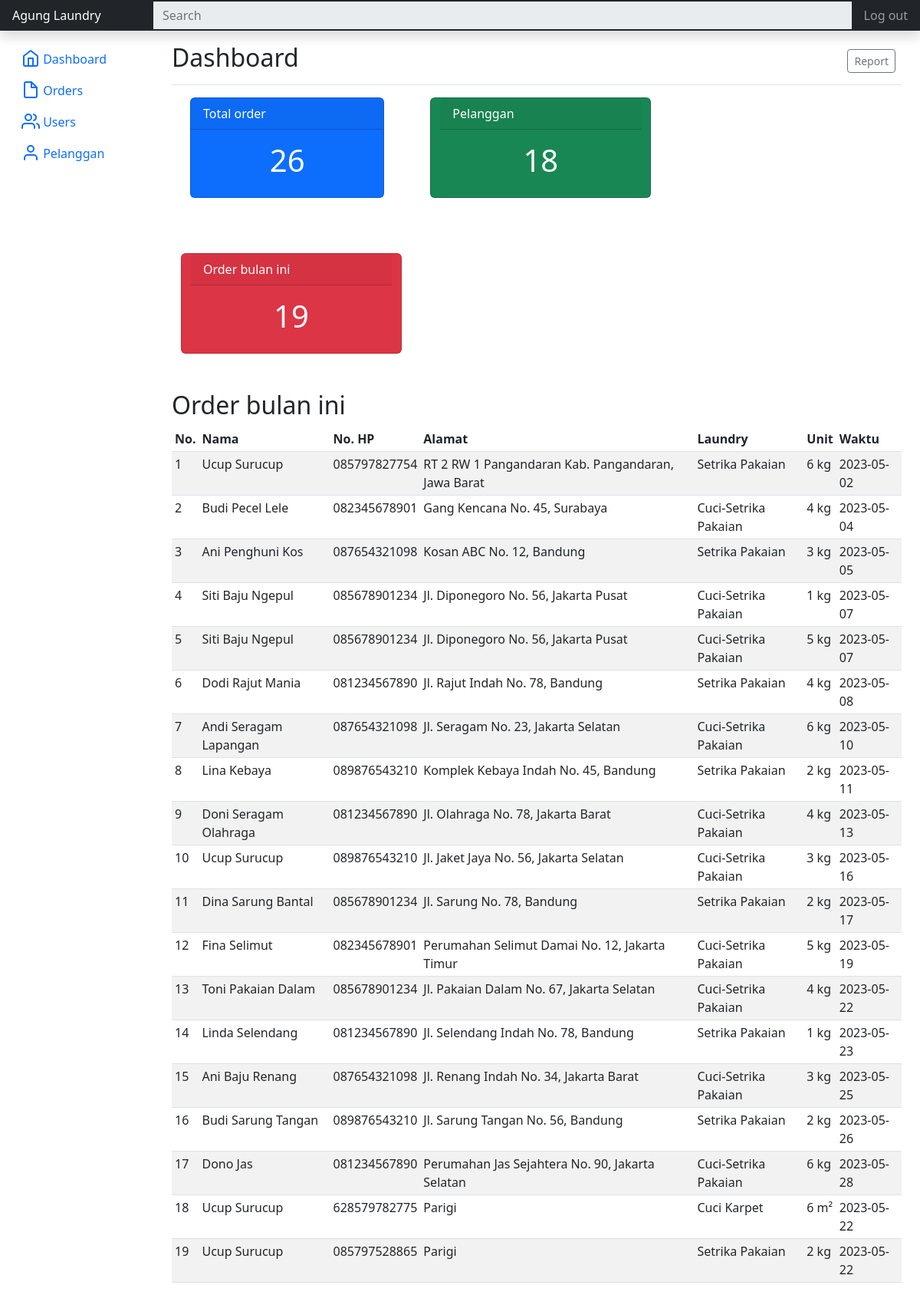
/agungLaundry/admin/dashboard.php, run on the app's committed database.
### tables this page shows
CREATE TABLE `orderan` (
  `id` int(5) NOT NULL,
  `nama` varchar(40) NOT NULL,
  `no hp` varchar(15) NOT NULL,
  `alamat` text NOT NULL,
  `jenis laundry` varchar(20) NOT NULL,
  `unit` varchar(15) NOT NULL,
  `waktu` date NOT NULL DEFAULT current_timestamp()
);

### agungLaundry/admin/dashboard.php (the view, shortened to what this page needs)
<!DOCTYPE html>
<html lang="en">
<head>
    <link rel="stylesheet" href="../bootstrap.css">
</head>
<body>
<body>
<?php
include "../koneksi.php";
$query = "SELECT * FROM orderan";
$result = mysqli_query($koneksi, $query);
$totalOrder = $result->num_rows;
$query = "SELECT DISTINCT nama FROM orderan";
$result = mysqli_query($koneksi, $query);
$totalPelanggan = $result->num_rows;
$query = "SELECT * FROM orderan WHERE DATE_FORMAT(waktu, '%m') = DATE_FORMAT(NOW(), '%m')";
$result = mysqli_query($koneksi, $query);
$orderBulan = $result->num_rows;
$nomor = 1;
?>
<header class="navbar navbar-dark sticky-top bg-dark flex-md-nowrap p-0 shadow">
  <a class="navbar-brand col-md-3 col-lg-2 me-0 px-3 fs-6" href="#">Agung Laundry</a>
  <input class="form-control form-control-dark w-100 rounded-0 border-0" disabled type="text" placeholder="Search" aria-label="Search">
  <div class="navbar-nav">
    <div class="nav-item text-nowrap">
      <a class="nav-link px-3" href="../logout.php">Log out</a>
    </div>
  </div>
</header>
<div class="container-fluid">
  <div class="row">
    <nav id="sidebarMenu" class="col-md-3 col-lg-2 d-md-block bg-body-tertiary sidebar collapse">
      <div class="position-sticky pt-3 sidebar-sticky">
        <ul class="nav flex-column">
          <li class="nav-item">
            <a class="nav-link active" aria-current="page" href="#">
              Dashboard
            </a>
          </li>
          <li class="nav-item">
            <a class="nav-link" href="order.php">
              Orders
            </a>
          </li>
          <li class="nav-item">
            <a class="nav-link" href="user.php">
              Users
            </a>
          </li>
          <li class="nav-item">
            <a class="nav-link" href="pelanggan.php">
              <svg width="24" height="24" viewBox="0 0 24 24" fill="none" stroke="currentColor" stroke-width="2" stroke-linecap="round" stroke-linejoin="round" class="feather feather-user align-text-bottom" aria-hidden="true"><path d="M20 21v-2a4 4 0 0 0-4-4H8a4 4 0 0 0-4 4v2"/><circle cx="12" cy="7" r="4"/></svg>
              Pelanggan
            </a>
          </li>
        </ul>
      </div>
    </nav>
    <main class="col-md-9 ms-sm-auto col-lg-10 px-md-4">
      <div class="d-flex justify-content-between flex-wrap flex-md-nowrap align-items-center pt-3 pb-2 mb-3 border-bottom">
        <h1 class="h2">Dashboard</h1>
        <div class="btn-toolbar mb-2 mb-md-0">
          <div class="btn-group me-2">
            <button type="button" class="btn btn-sm btn-outline-secondary" onclick="print()">Report</button>
          </div>
        </div>
      </div>
  <div class="row row-cols-1 row-cols-md-3 g-4">
  <div class="col">
    <div class="card text-bg-primary mb-5 mx-4" style="max-width: 18rem;">
      <div class="card-header center">Total order</div>
      <div class="card-body">
        <h1 class="card-title" align="center"><?php echo $totalOrder; ?></h1>
      </div>
    </div>
  </div>
    <div class="card text-bg-success mb-5 mx-4" style="max-width: 18rem;">
      <div class="card-header">Pelanggan</div>
      <div class="card-body">
        <h1 class="card-title" align="center"><?php echo $totalPelanggan; ?></h1>
      </div>
    </div>
    <div class="card text-bg-danger mb-5 mx-4" style="max-width: 18rem;">
      <div class="card-header">Order bulan ini</div>
      <div class="card-body">
        <h1 class="card-title" align="center"><?php echo $orderBulan; ?></h1>
      </div>
    </div>
</div>
      <h2>Order bulan ini</h2>
      <div class="table-responsive">
        <table class="table table-striped table-sm">
          <thead>
            <tr>
              <th scope="col">No.</th>
              <th scope="col">Nama</th>
              <th scope="col">No. HP</th>
              <th scope="col">Alamat</th>
              <th scope="col">Laundry</th>
              <th scope="col">Unit</th>
              <th scope="col">Waktu</th>
            </tr>
          </thead>
          <tbody>
            <?php while ($row = mysqli_fetch_assoc($result)) { ?>
            <tr>
              <td><?php echo $nomor ?></td>
              <td><?php echo $row["nama"] ?></td>
              <td><?php echo $row["no hp"] ?></td>
              <td><?php echo $row["alamat"] ?></td>
              <td><?php echo $row["jenis laundry"] ?></td>
              <td><?php echo $row["unit"] ?></td>
              <td><?php echo $row["waktu"] ?></td>
            </tr>
            <?php
          $nomor += 1;
          };
          ?>
          </tbody>
        </table>
      </div>
    </main>
  </div>
</div>
</body>
</body>
</html>

### data on the page
orderan: nama "Ucup Surucup", no hp "085797827754", alamat "RT 2 RW 1 Pangandaran Kab. Pangandaran, Jawa Barat", jenis laundry "Setrika Pakaian", unit "6 kg", waktu "2023-05-02"
orderan: nama "Budi Pecel Lele", no hp "082345678901", alamat "Gang Kencana No. 45, Surabaya", jenis laundry "Cuci-Setrika Pakaian", unit "4 kg", waktu "2023-05-04"
orderan: nama "Ani Penghuni Kos", no hp "087654321098", alamat "Kosan ABC No. 12, Bandung", jenis laundry "Setrika Pakaian", unit "3 kg", waktu "2023-05-05"
orderan: nama "Siti Baju Ngepul", no hp "085678901234", alamat "Jl. Diponegoro No. 56, Jakarta Pusat", jenis laundry "Cuci-Setrika Pakaian", unit "1 kg", waktu "2023-05-07"
orderan: nama "Siti Baju Ngepul", no hp "085678901234", alamat "Jl. Diponegoro No. 56, Jakarta Pusat", jenis laundry "Cuci-Setrika Pakaian", unit "5 kg", waktu "2023-05-07"
orderan: nama "Dodi Rajut Mania", no hp "081234567890", alamat "Jl. Rajut Indah No. 78, Bandung", jenis laundry "Setrika Pakaian", unit "4 kg", waktu "2023-05-08"
orderan: nama "Andi Seragam Lapangan", no hp "087654321098", alamat "Jl. Seragam No. 23, Jakarta Selatan", jenis laundry "Cuci-Setrika Pakaian", unit "6 kg", waktu "2023-05-10"
orderan: nama "Lina Kebaya", no hp "089876543210", alamat "Komplek Kebaya Indah No. 45, Bandung", jenis laundry "Setrika Pakaian", unit "2 kg", waktu "2023-05-11"
orderan: nama "Doni Seragam Olahraga", no hp "081234567890", alamat "Jl. Olahraga No. 78, Jakarta Barat", jenis laundry "Cuci-Setrika Pakaian", unit "4 kg", waktu "2023-05-13"
orderan: nama "Ucup Surucup", no hp "089876543210", alamat "Jl. Jaket Jaya No. 56, Jakarta Selatan", jenis laundry "Cuci-Setrika Pakaian", unit "3 kg", waktu "2023-05-16"
orderan: nama "Dina Sarung Bantal", no hp "085678901234", alamat "Jl. Sarung No. 78, Bandung", jenis laundry "Setrika Pakaian", unit "2 kg", waktu "2023-05-17"
orderan: nama "Fina Selimut", no hp "082345678901", alamat "Perumahan Selimut Damai No. 12, Jakarta Timur", jenis laundry "Cuci-Setrika Pakaian", unit "5 kg", waktu "2023-05-19"
orderan: nama "Toni Pakaian Dalam", no hp "085678901234", alamat "Jl. Pakaian Dalam No. 67, Jakarta Selatan", jenis laundry "Cuci-Setrika Pakaian", unit "4 kg", waktu "2023-05-22"
orderan: nama "Linda Selendang", no hp "081234567890", alamat "Jl. Selendang Indah No. 78, Bandung", jenis laundry "Setrika Pakaian", unit "1 kg", waktu "2023-05-23"
orderan: nama "Ani Baju Renang", no hp "087654321098", alamat "Jl. Renang Indah No. 34, Jakarta Barat", jenis laundry "Cuci-Setrika Pakaian", unit "3 kg", waktu "2023-05-25"
orderan: nama "Budi Sarung Tangan", no hp "089876543210", alamat "Jl. Sarung Tangan No. 56, Bandung", jenis laundry "Setrika Pakaian", unit "2 kg", waktu "2023-05-26"
orderan: nama "Dono Jas", no hp "081234567890", alamat "Perumahan Jas Sejahtera No. 90, Jakarta Selatan", jenis laundry "Cuci-Setrika Pakaian", unit "6 kg", waktu "2023-05-28"
orderan: nama "Ucup Surucup", no hp "628579782775", alamat "Parigi", jenis laundry "Cuci Karpet", unit "6 m²", waktu "2023-05-22"
orderan: nama "Ucup Surucup", no hp "085797528865", alamat "Parigi", jenis laundry "Setrika Pakaian", unit "2 kg", waktu "2023-05-22"

### other printed values
$totalOrder "26"
$totalPelanggan "18"
$orderBulan "19"
